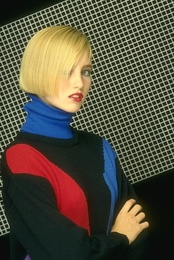
%> input picture HW 06/HW06_Kimbrell_Caitlin_Raina_Nikhil/Corel_Image_198023.jpg, 174 x 260 px, shrunk from 321 x 481 before the run
$ octave --eval "HW06_part3a_DistanceWts;"   (GNU Octave 9; MATLAB toolbox functions it lacks are replaced by stand-ins)
%> lines starting %> are read from the running program, lines starting %| are printed output that depends on the picture
function HW06_part3a_DistanceWts
    % adding required directory to the path
    addpath('TEST_IAMGES');
    addpath('../TEST_IAMGES');
    addpath('../../TEST_IAMGES');

    %read in the image.
    im = imread('Corel_Image_198023.jpg');
%> im is the input picture: size 260x174x3 uint8; mean R, G, B 85.5, 80, 63.4

    %size fo the image
    dimension = size(im);
%> dimension = [260 174 3]

    %filter to smooth the image
    fltr = fspecial('gauss', [15 15], 1.4);
    im = imfilter(im, fltr, 'same', 'repl');
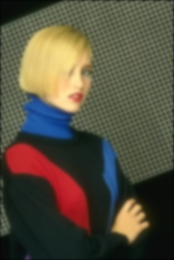
%> im: size 260x174x3 uint8; mean R, G, B 84.9, 79.4, 62.9
    im = rgb2ycbcr(im);
%> im: size 260x174x3 uint8; mean of channels 1, 2, 3 84, 120, 131.5

    %matrix matching the size of the image
    [xs, ys] = meshgrid(1:dimension(2), 1:dimension(1));


    %separating the respective color channels.
    im_red = im(:,:,1);
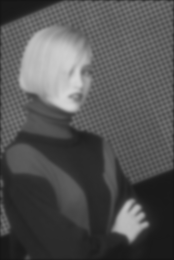
%> im_red: size 260x174 uint8; min 20, max 214, mean 84
    im_green = im(:,:,2);
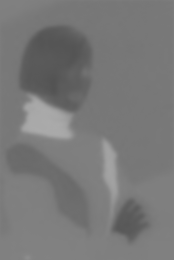
%> im_green: size 260x174 uint8; min 83, max 171, mean 120
    im_blue = im(:,:,3);
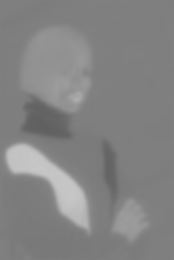
%> im_blue: size 260x174 uint8; min 96, max 199, mean 131.5

    %default weight for the pixels
    pixel_weight = 0.9;

    %k value to be taken
    k = 64;

    %initialising all the attributes with the meshgrid and the weight that
    %had been found and initialised before.
    attr = [xs(:)*pixel_weight, ys(:)*pixel_weight, double(im_red(:)), ...
                double(im_green(:)), double(im_blue(:))];

    %implementing the K-means method for clustering
    [cluster_indx, cluster_center] = kmeans(attr, k, 'MaxIter', 200);
%> cluster_center = 64 rows, first 8: [138.2 223.3 28.08 127.1 126.2; 61.84 83.99 200.6 95.01 148.5; 15.74 172.9 42.41 126.2 124.8; 120.2 53.16 99.9 119.4 127.4; 41.88 108.8 77.66 164 102.3; 119.1 197.6 127 102.3 144.8; 24.73 144.9 86.56 108.3 191.6; 75.91 104.7 94.88 120.6 127.2]

    %changes the cluster centers to int
    center_to_int = uint8(cluster_center(:,3:end));
%> center_to_int = 64 rows, first 12: [28 127 126; 201 95 148; 42 126 125; 100 119 127; 78 164 102; 127 102 145; 87 108 192; 95 121 127; 34 127 124; 27 126 127; 92 120 127; 166 95 142]

    %back to rgb from ycbcr
%> (the run ends here)

$ run again, with HW 06/HW06_Kimbrell_Caitlin_Raina_Nikhil/BALLS_FIVE_7537_shrunk.jpg copied over HW 06/HW06_Kimbrell_Caitlin_Raina_Nikhil/Corel_Image_198023.jpg
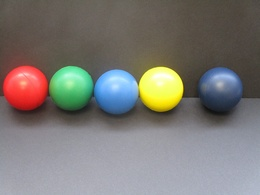
%> input picture HW 06/HW06_Kimbrell_Caitlin_Raina_Nikhil/BALLS_FIVE_7537_shrunk.jpg, 260 x 195 px, shrunk from 1030 x 773 before the run
%> in HW06_part3a_DistanceWts, im is the input picture: size 195x260x3 uint8; mean R, G, B 124.2, 120.9, 116.4
%> in HW06_part3a_DistanceWts, `im_red = im(:,:,1);`:
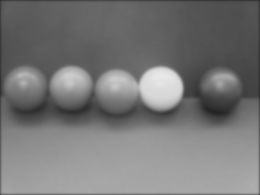
%> im_red: size 195x260 uint8; min 36, max 232, mean 119.2
%> in HW06_part3a_DistanceWts, `im_blue = im(:,:,3);`:
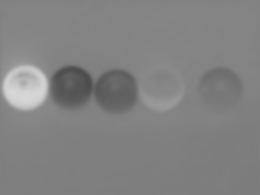
%> im_blue: size 195x260 uint8; min 76, max 215, mean 129.8
%> cluster_center = 64 rows, first 8: [192.8 97.25 55.33 131.5 125.9; 64.55 70.87 188.4 117.2 88.11; 48.68 159.4 158.8 132 127; 121.9 56.36 106.2 118.5 131.7; 108.7 74.8 180.4 156 101.1; 185.2 161.3 162.4 134.4 125.4; 44.4 16.49 92.98 123.6 132; 95.4 131.2 151.1 131.6 127.3]
%> center_to_int = 64 rows, first 12: [55 132 126; 188 117 88; 159 132 127; 106 119 132; 180 156 101; 162 134 125; 93 124 132; 151 132 127; 195 38 148; 79 124 131; 162 132 127; 147 105 190]

$ run again, with HW 06/HW06_Kimbrell_Caitlin_Raina_Nikhil/HW_06_MacBeth_Regular.jpg copied over HW 06/HW06_Kimbrell_Caitlin_Raina_Nikhil/Corel_Image_198023.jpg
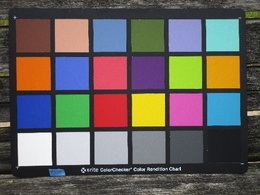
%> input picture HW 06/HW06_Kimbrell_Caitlin_Raina_Nikhil/HW_06_MacBeth_Regular.jpg, 260 x 195 px, shrunk from 512 x 384 before the run
%> in HW06_part3a_DistanceWts, im is the input picture: size 195x260x3 uint8; mean R, G, B 102.9, 96.5, 92.6
%> in HW06_part3a_DistanceWts, `im_red = im(:,:,1);`:
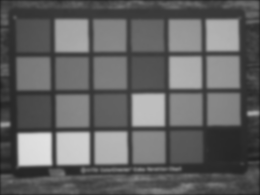
%> im_red: size 195x260 uint8; min 28, max 225, mean 99.6
%> in HW06_part3a_DistanceWts, `im_blue = im(:,:,3);`:
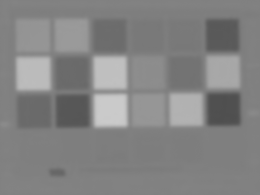
%> im_blue: size 195x260 uint8; min 79, max 203, mean 131
%> cluster_center = 64 rows, first 8: [201.5 98.9 129.9 163.4 81.55; 65.65 66.63 110.5 175.5 108.1; 65.05 32.52 163.6 111.4 152.5; 133.1 132.7 131.4 131 125.6; 99.79 66.16 121.6 117.3 187.2; 193.1 138.8 44.28 129.5 127.1; 16.36 167.1 74.86 124.3 129.9; 133.4 92.77 188.2 41.76 149.5]
%> center_to_int = 64 rows, first 12: [130 163 82; 110 176 108; 164 111 152; 131 131 126; 122 117 187; 44 130 127; 75 124 130; 188 42 149; 69 132 128; 64 130 126; 68 137 126; 61 134 123]

$ run again, with HW 06/HW06_Kimbrell_Caitlin_Raina_Nikhil/HW_06_MacBeth_Rotated.jpg copied over HW 06/HW06_Kimbrell_Caitlin_Raina_Nikhil/Corel_Image_198023.jpg
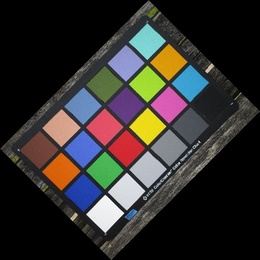
%> input picture HW 06/HW06_Kimbrell_Caitlin_Raina_Nikhil/HW_06_MacBeth_Rotated.jpg, 260 x 260 px, shrunk from 634 x 634 before the run
%> in HW06_part3a_DistanceWts, im is the input picture: size 260x260x3 uint8; mean R, G, B 50.4, 47.4, 45.5
%> in HW06_part3a_DistanceWts, `im_red = im(:,:,1);`:
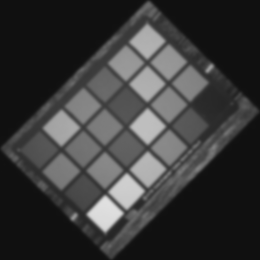
%> im_red: size 260x260 uint8; min 16, max 224, mean 57.3
%> in HW06_part3a_DistanceWts, `im_blue = im(:,:,3);`:
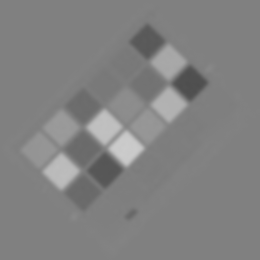
%> im_blue: size 260x260 uint8; min 78, max 204, mean 129.5
%> cluster_center = 64 rows, first 8: [177.3 143.7 98.07 126 128.7; 51.54 212.1 16.33 128 128; 60.69 20.01 16 128 128; 133 75.86 168.8 65.76 115.8; 103.9 123.9 108.6 113 191.7; 196.1 159 16.93 127.9 128; 97.22 77 99.54 110.5 121.6; 133.3 114.3 185.7 44.46 148.7]
%> center_to_int = 64 rows, first 12: [98 126 129; 16 128 128; 16 128 128; 169 66 116; 109 113 192; 17 128 128; 100 110 122; 186 44 149; 130 131 126; 17 128 128; 142 129 128; 119 76 183]
